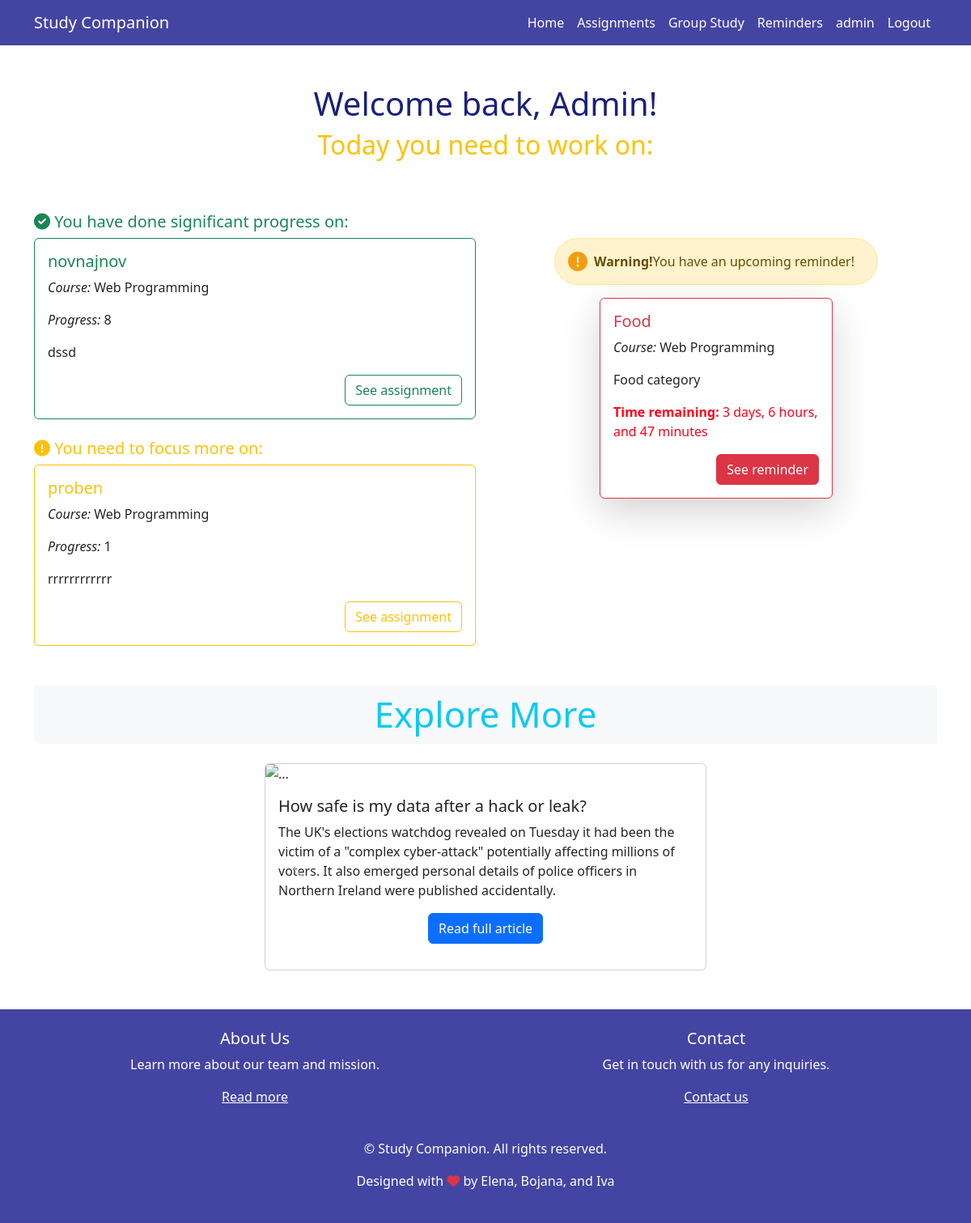
Before: / (signed in) with the older database file.
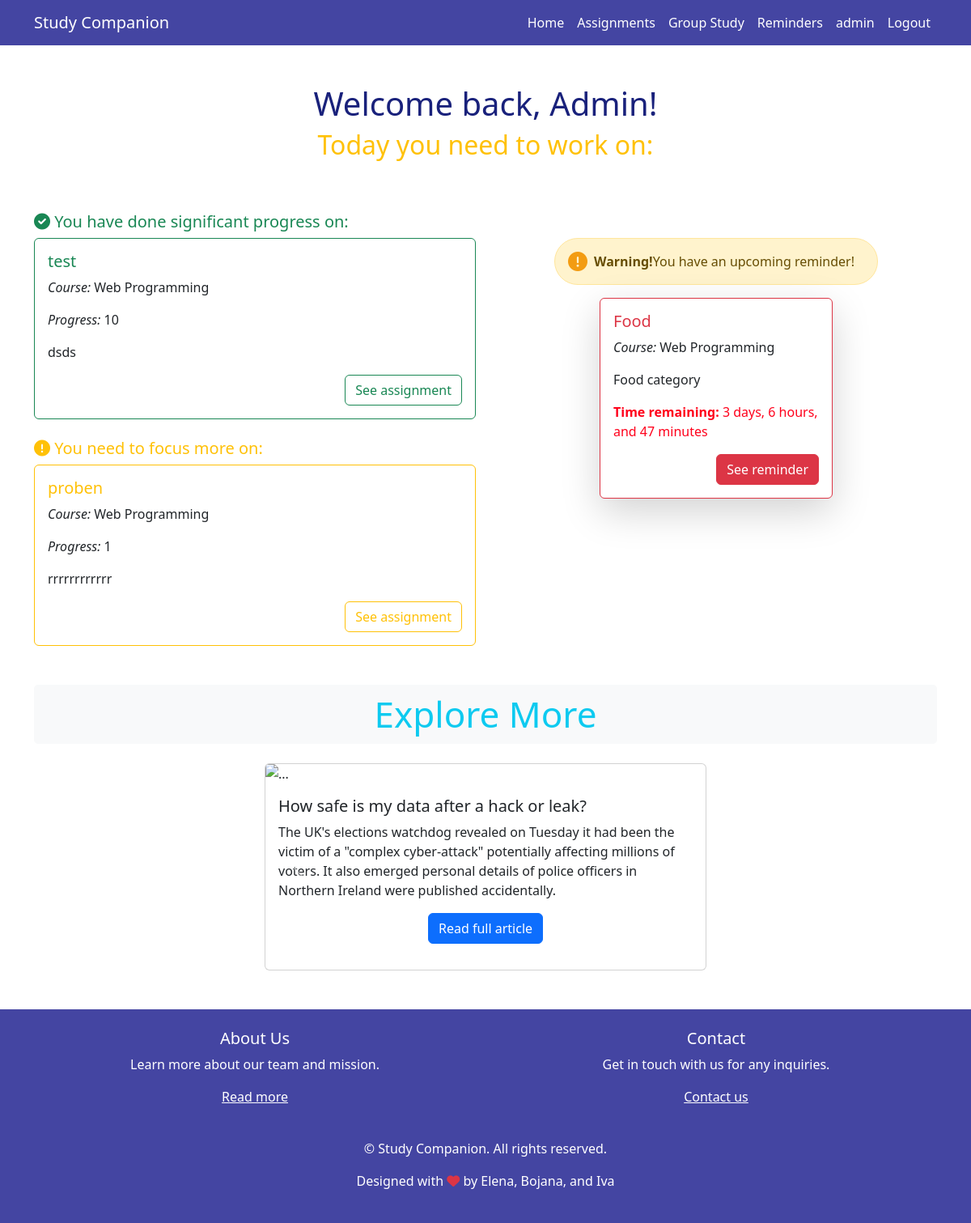
After: the same page with the newer database file.
### app/models.py (models this page shows, shortened)
class Assignment(models.Model):
    PROGRESS_CHOICES = [(i, str(i)) for i in range(11)]
    id = models.AutoField(primary_key=True)
    name = models.CharField(max_length=200)
    course = models.ForeignKey(Course, on_delete=models.CASCADE)
    user = models.ForeignKey(CustomUser, on_delete=models.CASCADE)
    description = models.TextField()
    progress = models.IntegerField(choices=PROGRESS_CHOICES, default=0)
    due_date = models.DateField(default=datetime.now() + timedelta(days=7))
    tasks = models.ManyToManyField('Task', related_name='assignments')

class Course(models.Model):
    name = models.CharField(max_length=100)
    def __str__(self):
        return f"{self.name}"

### app/views.py (the view)
# urls.py: path('', views.your_view, name='home'),
def your_view(request):
    current_date = datetime.now().date()
    current_datetime = timezone.now()
    end_date_limit = current_date + timedelta(days=5)
    user = get_object_or_404(CustomUser, id=int(request.user.id)) if request.user.is_authenticated else None
    assignments = Assignment.objects.filter(user=user, due_date__lte=end_date_limit)
    active_reminders = Reminder.objects.filter(user=user, deadline__gt=current_datetime)
    nearest_reminder = active_reminders.order_by('deadline').first() if active_reminders.exists() else None
    assignment_least_progress = assignments.order_by('progress').first() if assignments.exists() else None
    assignment_most_progress = assignments.order_by('-progress').first() if assignments.exists() else None
    return render(request, 'index.html',
                  {'user': request.user, 'assignments': assignments, 'nearest_reminder': nearest_reminder,
                   'assignment_least_progress': assignment_least_progress,
                   'assignment_most_progress': assignment_most_progress, })

### app/models.py (called while the page is built)
    @property
    def time_remaining(self):
        now = timezone.now()
        remaining = self.deadline - now
        if remaining.total_seconds() <= 0:
            return "Reminder Expired"
        else:
            days = remaining.days
            hours, seconds = divmod(remaining.seconds, 3600)
            minutes, _ = divmod(seconds, 60)
            if days == 0:
                if hours == 0:
                    return f"{minutes} minutes"
                else:
                    return f"{hours} hours and {minutes} minutes"
            else:
                return f"{days} days, {hours} hours, and {minutes} minutes"
        time_remaining_text = property(time_remaining)

### templates/index.html (shortened to what the changed rows need)
{% extends 'base.html' %}
{% block content %}
    {% if user.is_authenticated %}
        <div class="text-center my-5">
            <h1 class="primary-text"> Welcome back, {{ user.name }}! </h1>
            <h2 class="text-warning"> Today you need to work on: </h2>
        </div>
        <div class="container">
            <div class="row">
                <div class="col-md-6 mb-4">
                    {% if assignment_most_progress %}
                    <div class="mb-2 mt-3">
                        <p class="h5 text-success"><i class="fas fa-check-circle text-success"></i> You have done
                            significant progress on:</p>
                    </div>
                    <div class="card border-success mb-3">
                        <div class="card-body">
                            <h5 class="card-title text-success">{{ assignment_most_progress.name }}</h5>
                            <p class="card-text"><i>Course:</i> {{ assignment_most_progress.course }}</p>
                            <p class="card-text"><i>Progress:</i> {{ assignment_most_progress.progress }}</p>
                            <p class="card-text">{{ assignment_most_progress.description }}</p>
                            <div class="text-right">
                                <a href="{% url 'assignment_details' name=assignment_most_progress.id %}"
                                   class="btn btn-outline-success">See assignment</a>
                            </div>
                        </div>
                    </div>
                        {% else %}
                        <div class="mb-2 mt-3 text-center">
                        <p class="h5 text-danger"> You have no assignments.</p>
                        <a href="{% url 'add_assignment_task' %}" class="btn btn-primary px-4">Add New Assignment</a>
                    </div>
                    {% endif %}
                </div>
            </div>
            <div class="row mt-4">
                <div class="col-md-12">
                    <h2 class="text-info mb-4 text-center"
                        style="background-color: #f8f9fa; font-size: 44px; padding: 10px; border-radius: 5px;">Explore
                        More</h2>
                </div>
            </div>
        </div>
    {% endif %}
{% endblock %}

Changed rows visible on the page:
no longer on this page (row unchanged): Assignment: name "novnajnov", course "Web Programming", progress "8", description "dssd"
now on this page (row edited): Assignment: name "test", course "Web Programming", progress "10", description "dsds"
